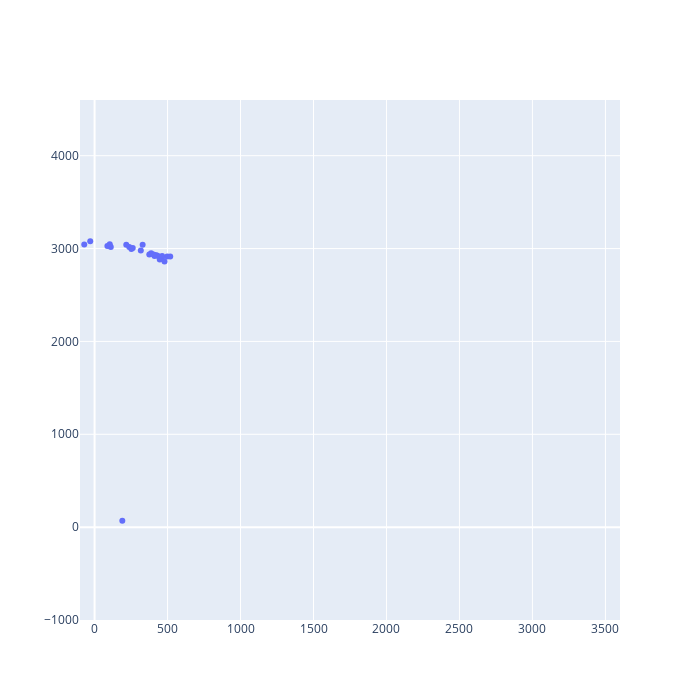

The notebook cell saved with this chart:
### Code cell
import plotly.graph_objects as go
import plotly.express as px

anchors_df = pd.DataFrame(ANCHORS, index=["x","y"]).transpose()

trace = px.scatter(df, x="x", y="y")
anchors = px.scatter(anchors_df, x="x", y="y")

fig = go.Figure(trace.data + anchors.data)
fig.update_xaxes(range=[-100,3600])
fig.update_yaxes(range=[-1000,4600])
fig.update_layout(width=700, height=700)
fig.show()

### Figure 1 — Plotly figure (JSON) as saved in the notebook; plotly's stock layout.template omitted (floating-point values rounded to 4 significant figures)
{"data": [{"hovertemplate": "x=%{x}<br>y=%{y}<extra></extra>", "legendgroup": "", "marker": {"color": "#636efa", "symbol": "circle"}, "mode": "markers", "name": "", "orientation": "v", "showlegend": false, "type": "scatter", "x": [-680.7, -730.3, -598.5, -701.9, -629.3, -604.8, -472.0, -477.5, -336.3, -441.1, -451.4, -537.9, -300.2, -220.4, -258.6, -311.5, -263.1, -228.7, -143.1, -70.86, 111.0, -29.95, 87.75, 104.0, 237.5, 217.1, 252.1, 261.3, 329.2, 431.4, 422.9, 412.2, 446.5, 410.5, 387.3, 461.6, 498.1, 479.0, 374.7, 403.5, 518.3, 462.7, 316.6], "xaxis": "x", "y": [2996.0, 2993.0, 2904.0, 3022.0, 3050.0, 3057.0, 3036.0, 3021.0, 2998.0, 3059.0, 3081.0, 3112.0, 2947.0, 2996.0, 2997.0, 3054.0, 3106.0, 3060.0, 3115.0, 3044.0, 3016.0, 3078.0, 3027.0, 3048.0, 3018.0, 3040.0, 2996.0, 3006.0, 3040.0, 2921.0, 2929.0, 2927.0, 2883.0, 2920.0, 2949.0, 2898.0, 2914.0, 2860.0, 2936.0, 2937.0, 2914.0, 2920.0, 2980.0], "yaxis": "y"}, {"hovertemplate": "x=%{x}<br>y=%{y}<extra></extra>", "legendgroup": "", "marker": {"color": "#636efa", "symbol": "circle"}, "mode": "markers", "name": "", "orientation": "v", "showlegend": false, "type": "scatter", "x": [190, 3650, 3650], "xaxis": "x", "y": [70, 70, 4330], "yaxis": "y"}], "layout": {"height": 700, "width": 700, "xaxis": {"range": [-100, 3600]}, "yaxis": {"range": [-1000, 4600]}}}
